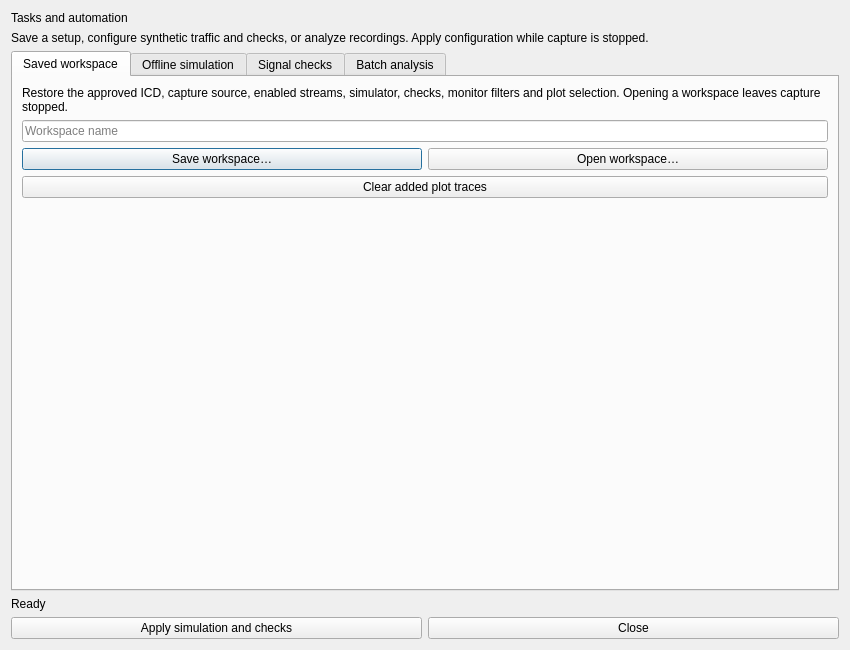
<?xml version="1.0" encoding="UTF-8"?>
<ui version="4.0">
 <class>TaskDialog</class>
 <widget class="QDialog" name="TaskDialog">
  <property name="windowTitle"><string>Tasks and automation</string></property>
  <property name="minimumSize"><size><width>850</width><height>650</height></size></property>
  <layout class="QVBoxLayout" name="layout">
   <item><widget class="QLabel" name="heading"><property name="text"><string>Tasks and automation</string></property><property name="tone" stdset="0"><string>title</string></property></widget></item>
   <item><widget class="QLabel" name="scope"><property name="wordWrap"><bool>true</bool></property><property name="text"><string>Save a setup, configure synthetic traffic and checks, or analyze recordings. Apply configuration while capture is stopped.</string></property></widget></item>
   <item><widget class="QTabWidget" name="tabs">
    <widget class="QWidget" name="workspaceTab"><attribute name="title"><string>Saved workspace</string></attribute><layout class="QVBoxLayout" name="workspaceLayout">
     <item><widget class="QLabel" name="workspaceHint"><property name="wordWrap"><bool>true</bool></property><property name="text"><string>Restore the approved ICD, capture source, enabled streams, simulator, checks, monitor filters and plot selection. Opening a workspace leaves capture stopped.</string></property></widget></item>
     <item><widget class="QLineEdit" name="taskName"><property name="placeholderText"><string>Workspace name</string></property><property name="accessibleName"><string>Workspace name</string></property></widget></item>
     <item><layout class="QHBoxLayout" name="workspaceButtons"><item><widget class="QPushButton" name="saveTask"><property name="text"><string>Save workspace…</string></property></widget></item><item><widget class="QPushButton" name="openTask"><property name="text"><string>Open workspace…</string></property></widget></item></layout></item>
     <item><widget class="QPushButton" name="clearTraces"><property name="text"><string>Clear added plot traces</string></property></widget></item>
     <item><spacer name="workspaceSpacer"><property name="orientation"><enum>Qt::Vertical</enum></property><property name="sizeHint" stdset="0"><size><width>20</width><height>200</height></size></property></spacer></item>
    </layout></widget>
    <widget class="QWidget" name="simulationTab"><attribute name="title"><string>Offline simulation</string></attribute><layout class="QVBoxLayout" name="simulationLayout">
     <item><widget class="QLabel" name="simulationHint"><property name="wordWrap"><bool>true</bool></property><property name="text"><string>Synthetic traffic only. ICD generation packs all matching signals into each message. Values are quantized or saturated to their fields; overlapping fields need separate profiles. Waveform controls apply to ICD generation.</string></property></widget></item>
     <item><widget class="QCheckBox" name="useSimulation"><property name="text"><string>Use offline simulator for the next capture</string></property></widget></item>
     <item><widget class="QCheckBox" name="useProfile"><property name="text"><string>Generate traffic from the approved ICD mappings</string></property></widget></item>
     <item><layout class="QFormLayout" name="simFields">
      <item row="0" column="0"><widget class="QLabel" name="waveLabel"><property name="text"><string>Waveform</string></property><property name="buddy"><cstring>wave</cstring></property></widget></item><item row="0" column="1"><widget class="QComboBox" name="wave"><item><property name="text"><string>sine</string></property></item><item><property name="text"><string>square</string></property></item><item><property name="text"><string>ramp</string></property></item><item><property name="text"><string>constant</string></property></item><item><property name="text"><string>noise</string></property></item></widget></item>
      <item row="1" column="0"><widget class="QLabel" name="rateLabel"><property name="text"><string>Records / second</string></property><property name="buddy"><cstring>rate</cstring></property></widget></item><item row="1" column="1"><widget class="QSpinBox" name="rate"><property name="minimum"><number>1</number></property><property name="maximum"><number>100000</number></property></widget></item>
      <item row="2" column="0"><widget class="QLabel" name="amplitudeLabel"><property name="text"><string>Amplitude (engineering units)</string></property><property name="buddy"><cstring>amplitude</cstring></property></widget></item><item row="2" column="1"><widget class="QDoubleSpinBox" name="amplitude"><property name="decimals"><number>6</number></property><property name="maximum"><double>1000000000000</double></property></widget></item>
      <item row="3" column="0"><widget class="QLabel" name="offsetLabel"><property name="text"><string>Center (engineering units)</string></property><property name="buddy"><cstring>offset</cstring></property></widget></item><item row="3" column="1"><widget class="QDoubleSpinBox" name="offset"><property name="decimals"><number>6</number></property><property name="minimum"><double>-1000000000000</double></property><property name="maximum"><double>1000000000000</double></property></widget></item>
      <item row="4" column="0"><widget class="QLabel" name="frequencyLabel"><property name="text"><string>Frequency (Hz)</string></property><property name="buddy"><cstring>frequency</cstring></property></widget></item><item row="4" column="1"><widget class="QDoubleSpinBox" name="frequency"><property name="decimals"><number>4</number></property><property name="minimum"><double>0.0001</double></property><property name="maximum"><double>10000</double></property></widget></item>
      <item row="5" column="0"><widget class="QLabel" name="seedLabel"><property name="text"><string>Noise seed</string></property><property name="buddy"><cstring>seed</cstring></property></widget></item><item row="5" column="1"><widget class="QLineEdit" name="seed"/></item>
      <item row="6" column="0"><widget class="QLabel" name="dropLabel"><property name="text"><string>Drop every Nth record (0 = off)</string></property><property name="buddy"><cstring>dropEvery</cstring></property></widget></item><item row="6" column="1"><widget class="QSpinBox" name="dropEvery"><property name="maximum"><number>1000000</number></property></widget></item>
      <item row="7" column="0"><widget class="QLabel" name="flagLabel"><property name="text"><string>Flag every Nth record (0 = off)</string></property><property name="buddy"><cstring>flagEvery</cstring></property></widget></item><item row="7" column="1"><widget class="QSpinBox" name="flagEvery"><property name="maximum"><number>1000000</number></property></widget></item>
     </layout></item>
    </layout></widget>
    <widget class="QWidget" name="checksTab"><attribute name="title"><string>Signal checks</string></attribute><layout class="QVBoxLayout" name="checksLayout">
     <item><widget class="QLabel" name="checksHint"><property name="wordWrap"><bool>true</bool></property><property name="text"><string>Blank limits disable that bound; 0 ms disables the missing-signal check. Checks use engineering values on each matching stream. Protocol flags, status bits and clock resets are also logged. Missing timers begin after a stream is first observed.</string></property></widget></item>
     <item><widget class="QTableWidget" name="checks"><property name="columnCount"><number>5</number></property><column><property name="text"><string>Signal</string></property></column><column><property name="text"><string>Minimum</string></property></column><column><property name="text"><string>Maximum</string></property></column><column><property name="text"><string>Missing (ms)</string></property></column><column><property name="text"><string>Hysteresis</string></property></column></widget></item>
     <item><layout class="QHBoxLayout" name="checkButtons"><item><widget class="QPushButton" name="addCheck"><property name="text"><string>Add check</string></property></widget></item><item><widget class="QPushButton" name="removeCheck"><property name="text"><string>Remove selected</string></property></widget></item></layout></item>
    </layout></widget>
    <widget class="QWidget" name="batchTab"><attribute name="title"><string>Batch analysis</string></attribute><layout class="QVBoxLayout" name="batchLayout">
     <item><widget class="QLabel" name="batchHint"><property name="wordWrap"><bool>true</bool></property><property name="text"><string>Apply the currently approved ICD and applied checks to 1–100 ATD2 recordings, up to 32 MiB each. Produces engineering CSVs, signal statistics, check events, integrity results and hashes in a new output folder. Recording sidecar profiles are not applied.</string></property></widget></item>
     <item><widget class="QListWidget" name="batchFiles"><property name="accessibleName"><string>Batch input recordings</string></property></widget></item>
     <item><layout class="QHBoxLayout" name="fileButtons"><item><widget class="QPushButton" name="chooseFiles"><property name="text"><string>Choose recordings…</string></property></widget></item><item><widget class="QPushButton" name="outputFolder"><property name="text"><string>Output folder…</string></property></widget></item></layout></item>
     <item><widget class="QLineEdit" name="batchOutput"><property name="readOnly"><bool>true</bool></property><property name="accessibleName"><string>Batch output folder</string></property></widget></item>
     <item><widget class="QProgressBar" name="batchProgress"/></item>
     <item><layout class="QHBoxLayout" name="runButtons"><item><widget class="QPushButton" name="runBatch"><property name="text"><string>Analyze and report</string></property><property name="primary" stdset="0"><bool>true</bool></property></widget></item><item><widget class="QPushButton" name="cancelBatch"><property name="text"><string>Cancel batch</string></property></widget></item><item><widget class="QPushButton" name="openReport"><property name="text"><string>Open report folder</string></property></widget></item></layout></item>
    </layout></widget>
   </widget></item>
   <item><widget class="QLabel" name="status"><property name="wordWrap"><bool>true</bool></property><property name="text"><string>Ready</string></property></widget></item>
   <item><layout class="QHBoxLayout" name="footer"><item><widget class="QPushButton" name="apply"><property name="text"><string>Apply simulation and checks</string></property></widget></item><item><widget class="QPushButton" name="close"><property name="text"><string>Close</string></property></widget></item></layout></item>
  </layout>
 </widget>
 <resources/>
 <connections/>
</ui>
